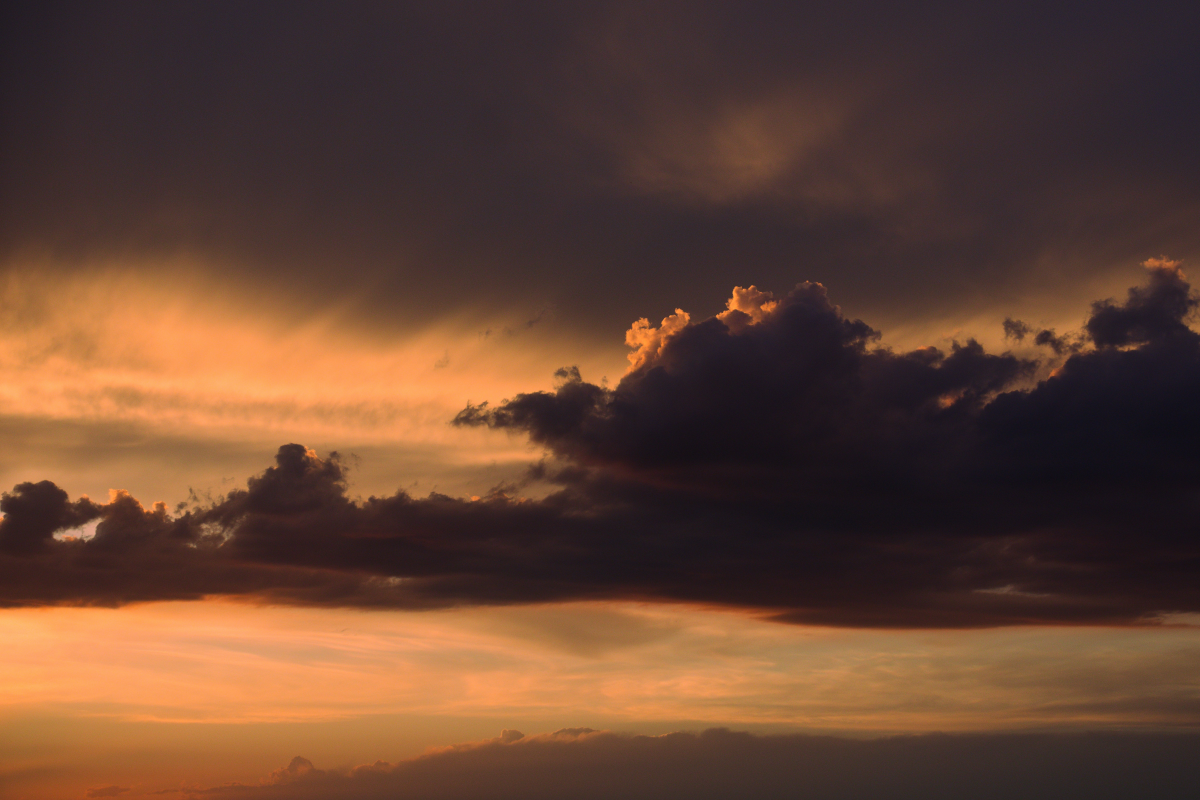
#> input picture images/nature.jpg, 6000 x 4000 px (shown at 1/5 size)
$ python inverter.py
#> lines starting #> are read from the running program, lines starting #| are printed output that depends on the picture
import cv2
from PIL import Image

img = cv2.imread('images/nature.jpg')
#> img is the input picture: shape (4000, 6000, 3); mean B, G, R 50.5, 66.7, 98.9
image_resize = cv2.resize(img, (600, 600), interpolation=cv2.INTER_AREA)
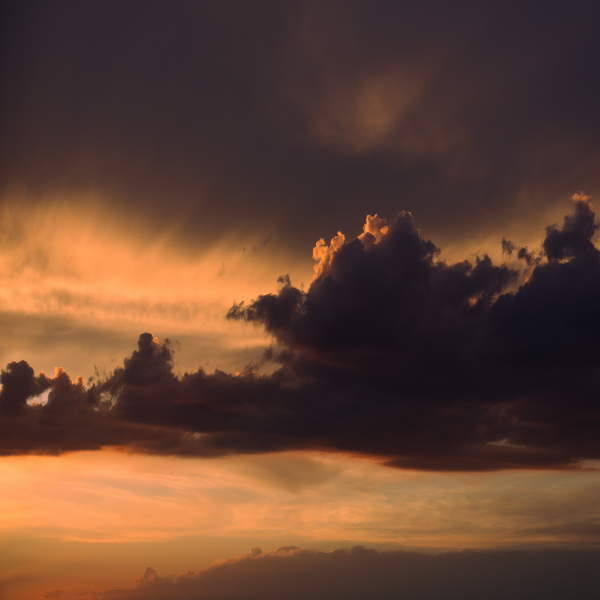
#> image_resize: shape (600, 600, 3); mean B, G, R 50.5, 66.7, 98.9

img_horizontal = cv2.flip(image_resize, 1)
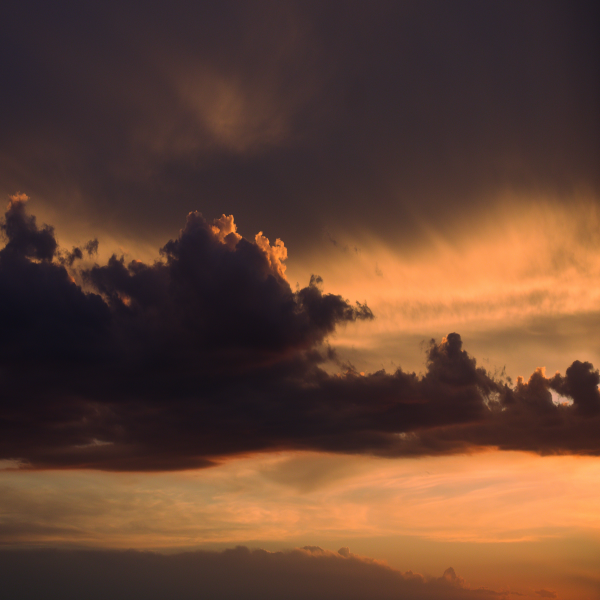
#> img_horizontal: shape (600, 600, 3); mean B, G, R 50.5, 66.7, 98.9

cv2.imshow('original', image_resize)

cv2.imshow('opencv horizontal', img_horizontal)

imagem_pil = Image.fromarray(cv2.cvtColor(image_resize, cv2.COLOR_BGR2RGB))

img_vertical_pillow = imagem_pil.transpose(Image.FLIP_TOP_BOTTOM)
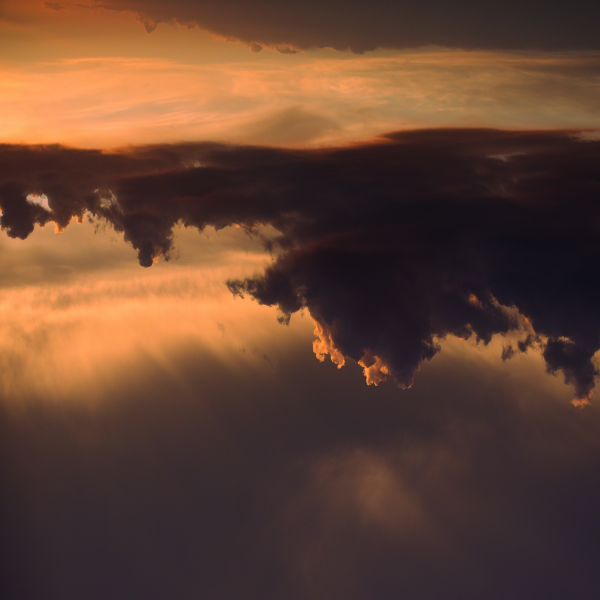
#> img_vertical_pillow: PIL image 600x600 RGB; mean R, G, B 98.9, 66.7, 50.5

img_vertical_pillow.show()

cv2.waitKey(0)
